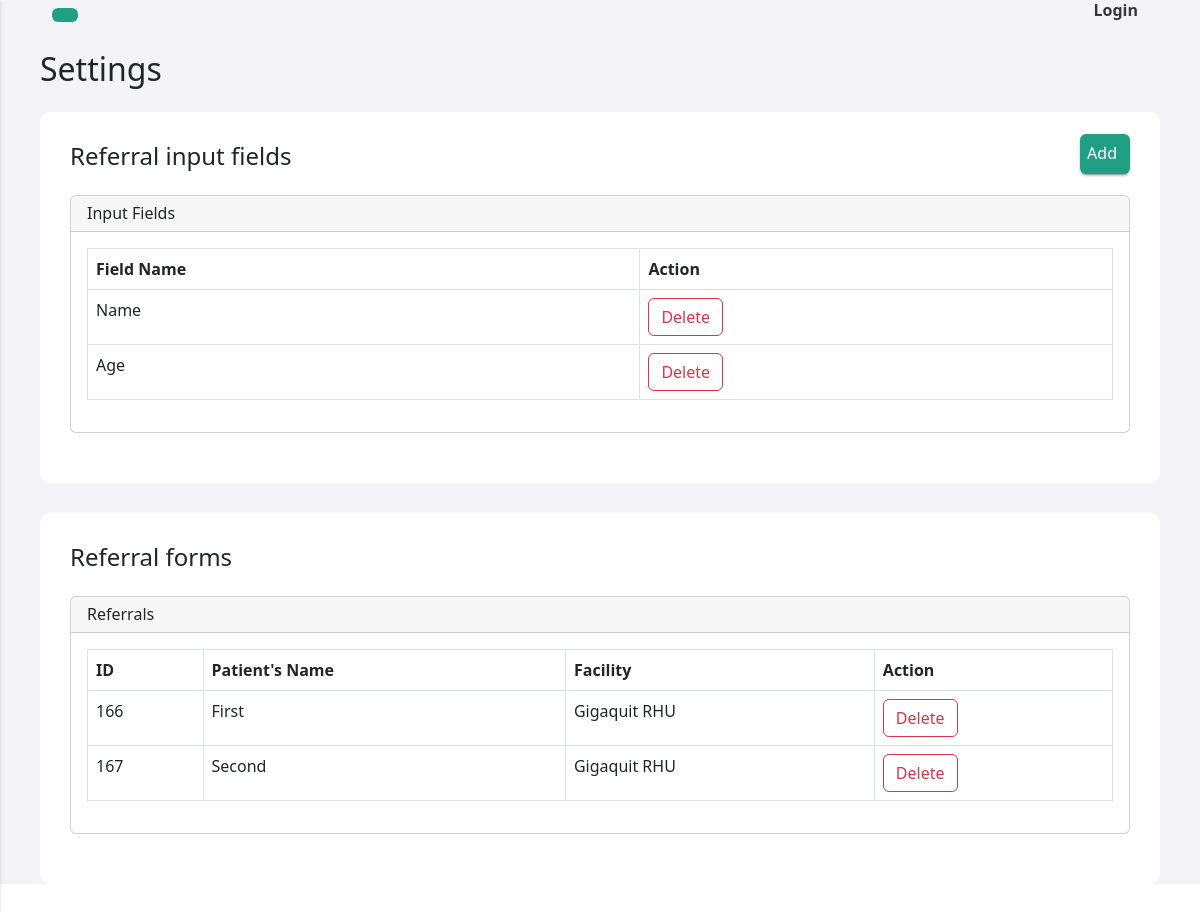
Page /settings.php (signed in) on the earlier database version.
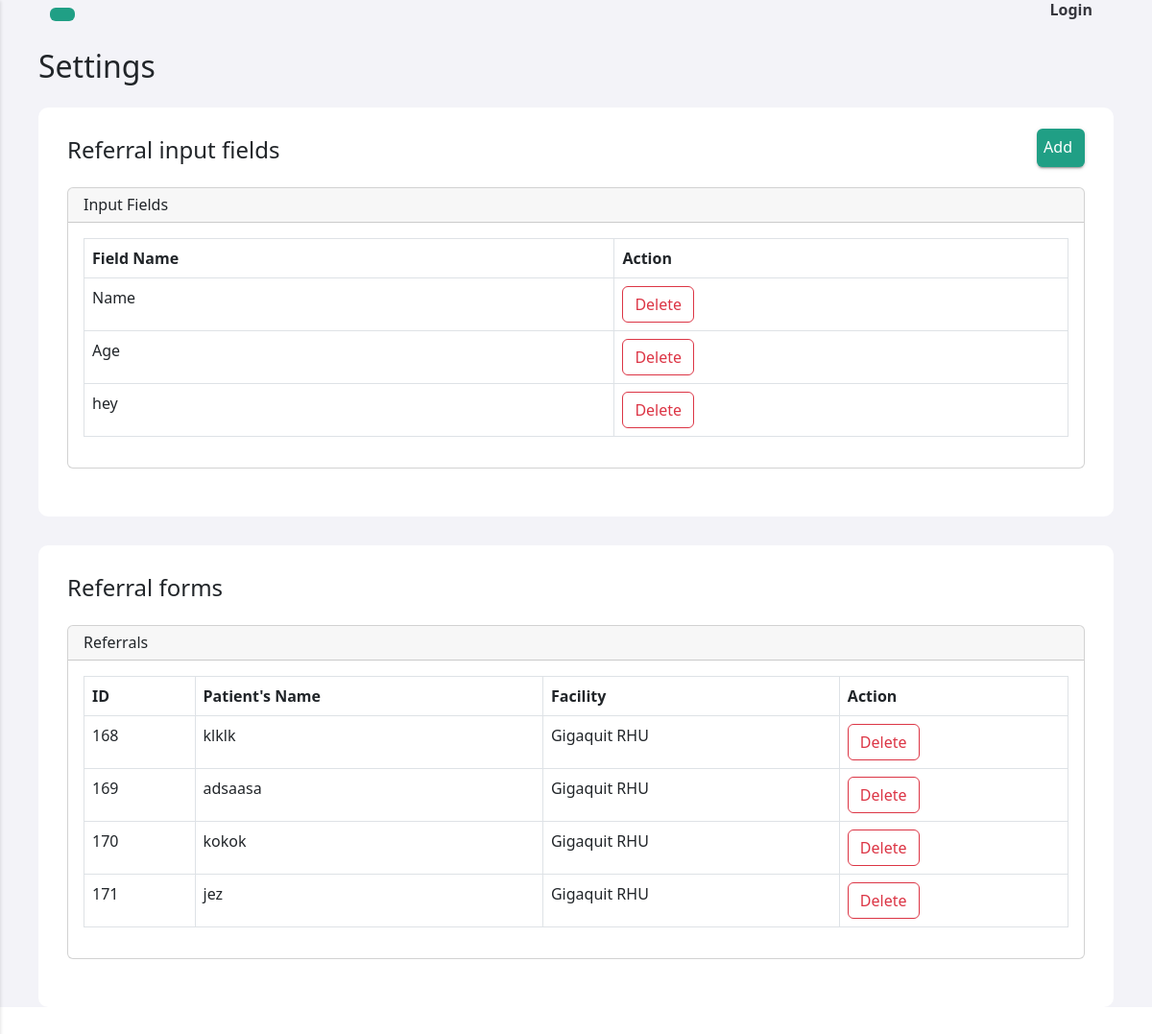
Same page on the later database version.
### tables this page shows
CREATE TABLE `referral_format` (
  `id` int(11) NOT NULL,
  `field_name` varchar(255) NOT NULL
);

CREATE TABLE `referral_forms` (
  `id` int(11) NOT NULL,
  `Name` varchar(255) DEFAULT NULL,
  `Age` varchar(255) DEFAULT NULL,
  `hey` varchar(255) DEFAULT NULL
);

CREATE TABLE `facilities` (
  `fclt_id` int(11) NOT NULL,
  `fclt_name` varchar(255) NOT NULL,
  `fclt_password` varchar(255) NOT NULL,
  `fclt_ref_id` varchar(255) NOT NULL,
  `fclt_type` varchar(255) NOT NULL,
  `fclt_address` varchar(255) NOT NULL,
  `img_url` text NOT NULL
);

### includes/referral_functions.inc.php (called while the page is built, shortened)
<?php
include 'dbh.inc.php';
function referral_format() {
    global $conn;
    $sql = "SELECT * FROM referral_format";
    $result = mysqli_query($conn, $sql);
    if ($result) {
        $referrals = mysqli_fetch_all($result, MYSQLI_ASSOC);
        return $referrals;
    } else {
        echo "Error executing query: " . mysqli_error($conn);
    }
    return array();
}
function referrals() {
    global $conn;
    $sql = "SELECT referral_forms.*, facilities.fclt_name FROM referral_forms
    INNER JOIN referral_records ON referral_forms.id = referral_records.rfrrl_id
    INNER JOIN facilities ON referral_records.fclt_id = facilities.fclt_id";
    $result = mysqli_query($conn, $sql);
    if ($result) {
        $referrals = mysqli_fetch_all($result, MYSQLI_ASSOC);
        return $referrals;
    } else {
        echo "Error executing query: " . mysqli_error($conn);
    }
    return array();
}

### settings.php (the view, shortened to what this page needs)
<?php
include_once 'header.php';
include_once 'includes/referral_functions.inc.php';
$referral_format = referral_format();
$referrals = referrals();
?>
<h2 class="left-heading mb-4">Settings</h2>
<div class="feed">
<div class="head">
<h4 class="left-heading mb-4">Referral input fields</h4>
<button type="button" class="right-button btn " data-bs-toggle="modal" data-bs-target="#staticBackdrop"><i class="fi fi-br-plus"></i> Add</button>
</div>
  <div class="card">
  <h6 class="card-header">Input Fields</h6>
  <div class="card-body">
  <table id="fieldTable" class="table table-bordered table-hover">
  <thead>
    <tr>
      <th scope="col">Field Name</th>
      <th scope="col">Action</th>
    </tr>
  </thead>
  <tbody>
    <?php
    foreach ($referral_format as $referral) {
      if ($referral['field_name'] !== 'id') {
          $fieldName = str_replace('_', ' ', $referral['field_name']);
          ?>
          <tr>
              <td><?= $fieldName ?></td>
              <td>
                  <button type="button" value="<?= $referral['field_name']; ?>" class="deleteField btn btn-outline-danger">Delete</button>
              </td>
          </tr>
          <?php
      }
    }
    ?>
  </tbody>
</table>
  </div>
</div>
</div>
  <div class="feed">
  <h4 class="left-heading mb-4">Referral forms</h4>
  <div class="card">
  <h6 class="card-header">Referrals</h6>
  <div class="card-body">
  <table id="referralsTable" class="table table-bordered table-hover">
  <thead>
    <tr>
      <th scope="col">ID</th>
      <th scope="col">Patient's Name</th>
      <th scope="col">Facility</th>
      <th scope="col">Action</th>
    </tr>
  </thead>
  <tbody>
        <?php
        foreach ($referrals as $referrals) {
            ?>
            <tr>
            <td><?=$referrals['id']?></td>
            <td><?=$referrals['Name']?></td>
            <td><?=$referrals['fclt_name']?></td>
            <td>
              <button type="button" value="<?=$referrals['id'];?>" class="deleteReferral btn btn-outline-danger">Delete</button>
            </td>
            </tr>
            <?php
        }
        ?>
            </tbody>
</table>
  </div>
</div>
</div>
    <?php
require 'footer.php';
?>

### header.php (shortened to what this page needs)
<?php
require_once 'includes/referral_functions.inc.php';
?>
<!doctype html>
<html lang="en">
  <head>
		<link rel="stylesheet" href="https://cdn.jsdelivr.net/npm/bootstrap@5.3.0/dist/css/bootstrap.min.css">
    <link rel="stylesheet" href="https://cdn.jsdelivr.net/npm/bootstrap@5.3.0/dist/js/bootstrap.bundle.min.js">
		<link rel="stylesheet" href="css/style.css?v=<?php echo time();?>">
  </head>
  <body>
      <div id="content">
      <nav class="navbar navbar-expand-lg">
    <div class="container-fluid">
        <button type="button" id="toggleButton" class="btn"><i class="fi fi-br-menu-burger"></i></button>
        <div class="nav-items">
            <ul class="navbar-nav flex-row">
                  <?php
                    if (isset($_SESSION["second_account"])) {
                      echo '<li class="nav-item">
                      <div class="dropdown">
                      <div class="logo-container">
                          <img src="images/boy.png" alt="Logo" class="logo-icon">
                      </div>
                      <div class="button-container">
                      <a href="#" role="button" class="user-name">' . $_SESSION["usersname"] . '<i class="fi fi-sr-angle-small-down"></i></a>
                      <p class="user-description">'. $_SESSION["usersrole"].'</p>
                    </div>
                    <div class="dropdown-content">
                        <a href="#">Profile</a>
                        <a href="#">Settings</a>
                        <a href="includes/logout.inc.php">Logout</a>
                    </div>
                </div>
                </li>';
                  } else {
                      echo '<li class="nav-item">
                      <a href="#" data-bs-toggle="modal" class="user-login" data-bs-target="#loginModal">Login</a>
                        </li>';
                  }
                  ?>
              </ul>
          </div>
        </nav>
  <div class="toast-container position-fixed bottom-0 end-0 p-3">
</div>

### footer.php (shortened to what this page needs)
</div>
<link href="https://cdn.jsdelivr.net/npm/bootstrap@5.2.3/dist/css/bootstrap.min.css" rel="stylesheet">
</body>
</html>

### css/style.css (style rules this page uses)
body { margin: 0; font-family: -apple-system, BlinkMacSystemFont, "Segoe UI", Roboto, "Helvetica Neue", Arial, "Noto Sans", sans-serif, "Apple Color Emoji", "Segoe UI Emoji", "Segoe UI Symbol", "Noto Color Emoji"; font-size: 1rem; font-weight: 400; line-height: 1.5; color: #212529; text-align: left; background-color: #fff; }
.navbar { padding: 15px; border: none; margin-bottom: 20px; }
#content { margin-left: 250px; transition: margin-left 0.3s; min-height: 100vh; padding: 0 40px; -webkit-transition: all 0.3s; -o-transition: all 0.3s; transition: margin-left 0.3s ease; background-color: #f3f3f8; }
.user-login { margin-top: -10px; font-size: 1rem; font-weight: bold; margin-left: -3px; }
.head { display: flex; justify-content: space-between; align-items: center; }
.feed { background-color: #ffffff; padding: 30px; border-radius: 10px; margin-bottom: 30px; }
.head .btn { margin-top: -30px; background-color: #209f85; color: #fff; text-decoration: none; box-shadow: rgba(0, 0, 0, 0.2) 0 3px 1px -2px, rgba(0, 0, 0, 0.14) 0 2px 2px 0, rgba(0, 0, 0, 0.12) 0 1px 5px 0; }
.navbar ul { list-style: none; margin: 0; padding: 0; display: flex; gap: 15px; }
.navbar a { text-decoration: none; }
.navbar .btn { background-color: #209f85; color: #fff; }
@media screen and (max-width: 1400px) { #content { margin-left: 0; } }
.nav-item a { text-decoration: none; color: #36363D; }
.nav-item { display: flex; align-items: center; margin-right: 20px; }
.navbar-nav { display: flex; align-items: center; list-style: none; margin: 0; padding: 0; }
.nav-item { margin-right: 10px; }
.card { margin-bottom: 20px; }

Differences in the rows shown:
removed referral_forms: id "166", Name "First", facilities.fclt_name "Gigaquit RHU"
removed referral_forms: id "167", Name "Second", facilities.fclt_name "Gigaquit RHU"
added referral_format: field_name "hey"
added referral_forms: id "168", Name "klklk", facilities.fclt_name "Gigaquit RHU"
added referral_forms: id "169", Name "adsaasa", facilities.fclt_name "Gigaquit RHU"
added referral_forms: id "170", Name "kokok", facilities.fclt_name "Gigaquit RHU"
added referral_forms: id "171", Name "jez", facilities.fclt_name "Gigaquit RHU"
